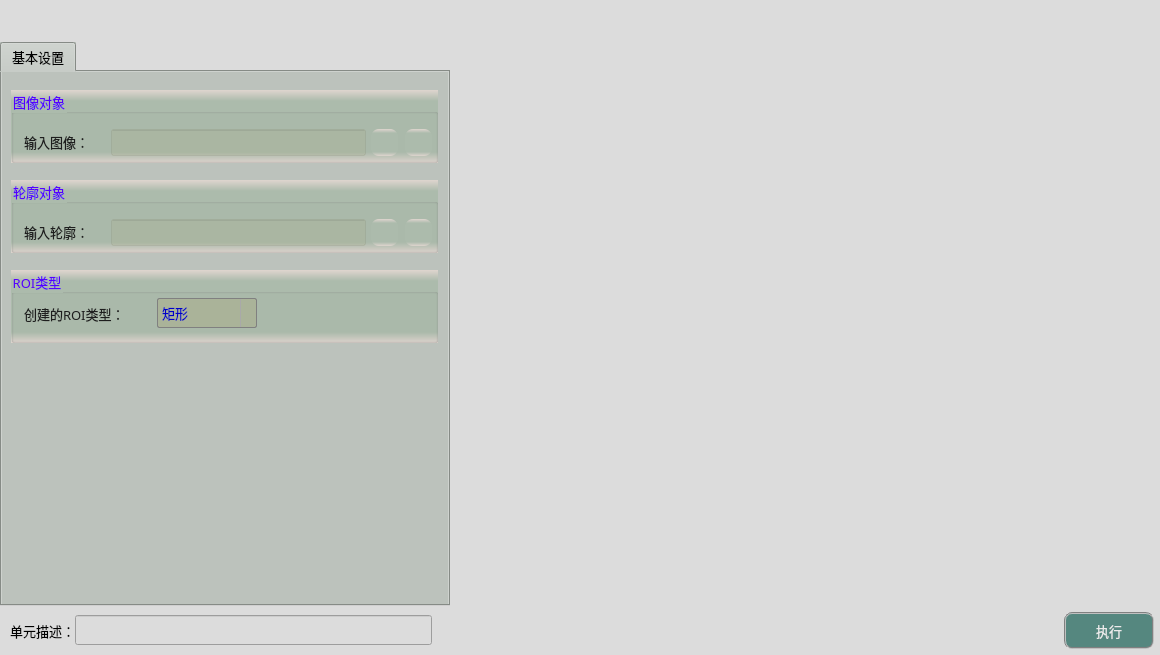
<?xml version="1.0" encoding="UTF-8"?>
<ui version="4.0">
 <class>frmCreateRoiClass</class>
 <widget class="QDialog" name="frmCreateRoiClass">
  <property name="geometry">
   <rect>
    <x>0</x>
    <y>0</y>
    <width>1160</width>
    <height>655</height>
   </rect>
  </property>
  <property name="sizePolicy">
   <sizepolicy hsizetype="Fixed" vsizetype="Fixed">
    <horstretch>0</horstretch>
    <verstretch>0</verstretch>
   </sizepolicy>
  </property>
  <property name="minimumSize">
   <size>
    <width>1160</width>
    <height>655</height>
   </size>
  </property>
  <property name="maximumSize">
   <size>
    <width>1160</width>
    <height>655</height>
   </size>
  </property>
  <property name="windowTitle">
   <string>创建ROI</string>
  </property>
  <property name="styleSheet">
   <string notr="true">background-color: rgb(220, 220, 220);</string>
  </property>
  <layout class="QGridLayout" name="gridLayout">
   <property name="leftMargin">
    <number>0</number>
   </property>
   <property name="topMargin">
    <number>0</number>
   </property>
   <property name="rightMargin">
    <number>0</number>
   </property>
   <property name="bottomMargin">
    <number>0</number>
   </property>
   <property name="spacing">
    <number>1</number>
   </property>
   <item row="1" column="2">
    <layout class="QGridLayout" name="imageLayout">
     <property name="spacing">
      <number>1</number>
     </property>
    </layout>
   </item>
   <item row="2" column="0">
    <spacer name="verticalSpacer_4">
     <property name="orientation">
      <enum>Qt::Vertical</enum>
     </property>
     <property name="sizeType">
      <enum>QSizePolicy::Fixed</enum>
     </property>
     <property name="sizeHint" stdset="0">
      <size>
       <width>20</width>
       <height>5</height>
      </size>
     </property>
    </spacer>
   </item>
   <item row="0" column="2">
    <spacer name="verticalSpacer">
     <property name="orientation">
      <enum>Qt::Vertical</enum>
     </property>
     <property name="sizeType">
      <enum>QSizePolicy::Fixed</enum>
     </property>
     <property name="sizeHint" stdset="0">
      <size>
       <width>20</width>
       <height>42</height>
      </size>
     </property>
    </spacer>
   </item>
   <item row="1" column="0">
    <widget class="QTabWidget" name="tabWidget">
     <property name="sizePolicy">
      <sizepolicy hsizetype="Fixed" vsizetype="Expanding">
       <horstretch>0</horstretch>
       <verstretch>0</verstretch>
      </sizepolicy>
     </property>
     <property name="minimumSize">
      <size>
       <width>450</width>
       <height>550</height>
      </size>
     </property>
     <property name="maximumSize">
      <size>
       <width>16777215</width>
       <height>16777215</height>
      </size>
     </property>
     <property name="font">
      <font>
       <family>微软雅黑</family>
       <pointsize>10</pointsize>
      </font>
     </property>
     <property name="styleSheet">
      <string notr="true">background-color: #bcc2bc;</string>
     </property>
     <property name="currentIndex">
      <number>0</number>
     </property>
     <widget class="QWidget" name="tab">
      <attribute name="title">
       <string>基本设置</string>
      </attribute>
      <widget class="QGroupBox" name="groupC1">
       <property name="geometry">
        <rect>
         <x>9</x>
         <y>18</y>
         <width>427</width>
         <height>73</height>
        </rect>
       </property>
       <property name="font">
        <font>
         <family>微软雅黑</family>
         <pointsize>10</pointsize>
        </font>
       </property>
       <property name="styleSheet">
        <string notr="true">background-color: qlineargradient(x1:0, y1:0, x2:0, y2:1, stop:0 #dfd5cf, stop: 0.15 #acbbac, stop: 0.85 #acbbac,stop:1 #dfd5cf);
color: rgb(85, 0, 255);</string>
       </property>
       <property name="title">
        <string>图像对象</string>
       </property>
       <widget class="QLabel" name="label_4">
        <property name="geometry">
         <rect>
          <x>13</x>
          <y>42</y>
          <width>79</width>
          <height>19</height>
         </rect>
        </property>
        <property name="font">
         <font>
          <family>微软雅黑</family>
          <pointsize>10</pointsize>
         </font>
        </property>
        <property name="styleSheet">
         <string notr="true">color: rgb(30, 30, 30);
background: transparent;</string>
        </property>
        <property name="text">
         <string>输入图像：</string>
        </property>
       </widget>
       <widget class="QLineEdit" name="txtLinkImage">
        <property name="geometry">
         <rect>
          <x>100</x>
          <y>39</y>
          <width>255</width>
          <height>27</height>
         </rect>
        </property>
        <property name="font">
         <font>
          <family>微软雅黑</family>
          <pointsize>10</pointsize>
         </font>
        </property>
        <property name="styleSheet">
         <string notr="true">color: rgb(0, 0, 200);
background-color: rgba(170, 170, 127,50);</string>
        </property>
        <property name="alignment">
         <set>Qt::AlignCenter</set>
        </property>
        <property name="readOnly">
         <bool>true</bool>
        </property>
       </widget>
       <widget class="QPushButton" name="btnLinkImage">
        <property name="geometry">
         <rect>
          <x>360</x>
          <y>39</y>
          <width>27</width>
          <height>27</height>
         </rect>
        </property>
        <property name="toolTip">
         <string>链接图像</string>
        </property>
        <property name="styleSheet">
         <string notr="true">QWidget{ border:none;border-radius: 8px;padding: 2px 4px;}
QPushButton:hover{ background-color: rgba(85, 150, 127, 100);}
QPushButton:pressed{background-color: rgba(85, 180, 127, 160);}</string>
        </property>
        <property name="text">
         <string/>
        </property>
        <property name="icon">
         <iconset resource="sub_res.qrc">
          <normaloff>:/resource/link.png</normaloff>:/resource/link.png</iconset>
        </property>
        <property name="iconSize">
         <size>
          <width>27</width>
          <height>27</height>
         </size>
        </property>
       </widget>
       <widget class="QPushButton" name="btnDelLinkImage">
        <property name="geometry">
         <rect>
          <x>394</x>
          <y>39</y>
          <width>27</width>
          <height>27</height>
         </rect>
        </property>
        <property name="toolTip">
         <string>删除图像链接</string>
        </property>
        <property name="styleSheet">
         <string notr="true">QWidget{ border:none;border-radius: 8px;padding: 2px 4px;}
QPushButton:hover{ background-color: rgba(226, 142, 162, 100);}
QPushButton:pressed{background-color: rgba(226, 172, 162, 200);}</string>
        </property>
        <property name="text">
         <string/>
        </property>
        <property name="icon">
         <iconset resource="sub_res.qrc">
          <normaloff>:/resource/del_link.png</normaloff>:/resource/del_link.png</iconset>
        </property>
        <property name="iconSize">
         <size>
          <width>27</width>
          <height>27</height>
         </size>
        </property>
       </widget>
      </widget>
      <widget class="QGroupBox" name="groupC3">
       <property name="geometry">
        <rect>
         <x>9</x>
         <y>198</y>
         <width>427</width>
         <height>73</height>
        </rect>
       </property>
       <property name="font">
        <font>
         <family>微软雅黑</family>
         <pointsize>10</pointsize>
        </font>
       </property>
       <property name="styleSheet">
        <string notr="true">background-color: qlineargradient(x1:0, y1:0, x2:0, y2:1, stop:0 #dfd5cf, stop: 0.15 #acbbac, stop: 0.85 #acbbac,stop:1 #dfd5cf);
color: rgb(85, 0, 255);</string>
       </property>
       <property name="title">
        <string>ROI类型</string>
       </property>
       <widget class="QLabel" name="label_5">
        <property name="geometry">
         <rect>
          <x>13</x>
          <y>34</y>
          <width>133</width>
          <height>19</height>
         </rect>
        </property>
        <property name="font">
         <font>
          <family>微软雅黑</family>
          <pointsize>10</pointsize>
          <weight>50</weight>
          <bold>false</bold>
         </font>
        </property>
        <property name="styleSheet">
         <string notr="true">color: rgb(30, 30, 30);
background: transparent;</string>
        </property>
        <property name="text">
         <string>创建的ROI类型：</string>
        </property>
       </widget>
       <widget class="QComboBox" name="comboType">
        <property name="geometry">
         <rect>
          <x>146</x>
          <y>28</y>
          <width>100</width>
          <height>30</height>
         </rect>
        </property>
        <property name="sizePolicy">
         <sizepolicy hsizetype="Fixed" vsizetype="Fixed">
          <horstretch>0</horstretch>
          <verstretch>0</verstretch>
         </sizepolicy>
        </property>
        <property name="minimumSize">
         <size>
          <width>100</width>
          <height>30</height>
         </size>
        </property>
        <property name="maximumSize">
         <size>
          <width>100</width>
          <height>16777215</height>
         </size>
        </property>
        <property name="font">
         <font>
          <family>微软雅黑</family>
          <pointsize>10</pointsize>
         </font>
        </property>
        <property name="styleSheet">
         <string notr="true">QComboBox {
    border: 1px solid gray;
    border-radius: 2px;    
    color: rgb(0, 0, 200);
	background-color: rgba(170, 170, 127,100);
}
QComboBox::drop-down {
    subcontrol-origin: padding;
    subcontrol-position: top right;
    width: 15px; 
    border-left-width: 1px;
    border-left-color: darkgray;
    border-left-style: solid;
    border-top-right-radius: 3px;
    border-bottom-right-radius: 3px;
}

QComboBox::down-arrow {
    image: url(:/resource/down.png);
} 
QComboBox::down-arrow:on {
    top: 1px;
    left: 1px;
}</string>
        </property>
        <property name="sizeAdjustPolicy">
         <enum>QComboBox::AdjustToContents</enum>
        </property>
        <item>
         <property name="text">
          <string>矩形</string>
         </property>
        </item>
        <item>
         <property name="text">
          <string>旋转矩形</string>
         </property>
        </item>
       </widget>
      </widget>
      <widget class="QGroupBox" name="groupC2">
       <property name="geometry">
        <rect>
         <x>9</x>
         <y>108</y>
         <width>427</width>
         <height>73</height>
        </rect>
       </property>
       <property name="font">
        <font>
         <family>微软雅黑</family>
         <pointsize>10</pointsize>
        </font>
       </property>
       <property name="styleSheet">
        <string notr="true">background-color: qlineargradient(x1:0, y1:0, x2:0, y2:1, stop:0 #dfd5cf, stop: 0.15 #acbbac, stop: 0.85 #acbbac,stop:1 #dfd5cf);
color: rgb(85, 0, 255);</string>
       </property>
       <property name="title">
        <string>轮廓对象</string>
       </property>
       <widget class="QLabel" name="label_6">
        <property name="geometry">
         <rect>
          <x>13</x>
          <y>42</y>
          <width>79</width>
          <height>19</height>
         </rect>
        </property>
        <property name="font">
         <font>
          <family>微软雅黑</family>
          <pointsize>10</pointsize>
         </font>
        </property>
        <property name="styleSheet">
         <string notr="true">color: rgb(30, 30, 30);
background: transparent;</string>
        </property>
        <property name="text">
         <string>输入轮廓：</string>
        </property>
       </widget>
       <widget class="QLineEdit" name="txtLinkContour">
        <property name="geometry">
         <rect>
          <x>100</x>
          <y>39</y>
          <width>255</width>
          <height>27</height>
         </rect>
        </property>
        <property name="font">
         <font>
          <family>微软雅黑</family>
          <pointsize>10</pointsize>
         </font>
        </property>
        <property name="toolTip">
         <string>vector&lt;vector&lt;cv::Point&gt;&gt;类型</string>
        </property>
        <property name="styleSheet">
         <string notr="true">color: rgb(0, 0, 200);
background-color: rgba(170, 170, 127,50);</string>
        </property>
        <property name="alignment">
         <set>Qt::AlignCenter</set>
        </property>
        <property name="readOnly">
         <bool>true</bool>
        </property>
       </widget>
       <widget class="QPushButton" name="btnLinkContour">
        <property name="geometry">
         <rect>
          <x>360</x>
          <y>39</y>
          <width>27</width>
          <height>27</height>
         </rect>
        </property>
        <property name="toolTip">
         <string>链接图像</string>
        </property>
        <property name="styleSheet">
         <string notr="true">QWidget{ border:none;border-radius: 8px;padding: 2px 4px;}
QPushButton:hover{ background-color: rgba(85, 150, 127, 100);}
QPushButton:pressed{background-color: rgba(85, 180, 127, 160);}</string>
        </property>
        <property name="text">
         <string/>
        </property>
        <property name="icon">
         <iconset resource="sub_res.qrc">
          <normaloff>:/resource/link.png</normaloff>:/resource/link.png</iconset>
        </property>
        <property name="iconSize">
         <size>
          <width>27</width>
          <height>27</height>
         </size>
        </property>
       </widget>
       <widget class="QPushButton" name="btnDelLinkContour">
        <property name="geometry">
         <rect>
          <x>394</x>
          <y>39</y>
          <width>27</width>
          <height>27</height>
         </rect>
        </property>
        <property name="toolTip">
         <string>删除图像链接</string>
        </property>
        <property name="styleSheet">
         <string notr="true">QWidget{ border:none;border-radius: 8px;padding: 2px 4px;}
QPushButton:hover{ background-color: rgba(226, 142, 162, 100);}
QPushButton:pressed{background-color: rgba(226, 172, 162, 200);}</string>
        </property>
        <property name="text">
         <string/>
        </property>
        <property name="icon">
         <iconset resource="sub_res.qrc">
          <normaloff>:/resource/del_link.png</normaloff>:/resource/del_link.png</iconset>
        </property>
        <property name="iconSize">
         <size>
          <width>27</width>
          <height>27</height>
         </size>
        </property>
       </widget>
      </widget>
     </widget>
    </widget>
   </item>
   <item row="0" column="0">
    <spacer name="verticalSpacer_2">
     <property name="orientation">
      <enum>Qt::Vertical</enum>
     </property>
     <property name="sizeType">
      <enum>QSizePolicy::Fixed</enum>
     </property>
     <property name="sizeHint" stdset="0">
      <size>
       <width>20</width>
       <height>42</height>
      </size>
     </property>
    </spacer>
   </item>
   <item row="3" column="0" colspan="3">
    <layout class="QHBoxLayout" name="horizontalLayout">
     <property name="spacing">
      <number>0</number>
     </property>
     <property name="bottomMargin">
      <number>6</number>
     </property>
     <item>
      <spacer name="horizontalSpacer">
       <property name="orientation">
        <enum>Qt::Horizontal</enum>
       </property>
       <property name="sizeType">
        <enum>QSizePolicy::Fixed</enum>
       </property>
       <property name="sizeHint" stdset="0">
        <size>
         <width>10</width>
         <height>20</height>
        </size>
       </property>
      </spacer>
     </item>
     <item>
      <widget class="QLabel" name="label_3">
       <property name="sizePolicy">
        <sizepolicy hsizetype="Fixed" vsizetype="Fixed">
         <horstretch>0</horstretch>
         <verstretch>0</verstretch>
        </sizepolicy>
       </property>
       <property name="maximumSize">
        <size>
         <width>83</width>
         <height>25</height>
        </size>
       </property>
       <property name="font">
        <font>
         <family>微软雅黑</family>
         <pointsize>10</pointsize>
        </font>
       </property>
       <property name="styleSheet">
        <string notr="true">background-color: rgba(255, 255, 255, 0);</string>
       </property>
       <property name="text">
        <string>单元描述：</string>
       </property>
      </widget>
     </item>
     <item>
      <widget class="QLineEdit" name="txtDescribe">
       <property name="sizePolicy">
        <sizepolicy hsizetype="Fixed" vsizetype="Fixed">
         <horstretch>0</horstretch>
         <verstretch>0</verstretch>
        </sizepolicy>
       </property>
       <property name="minimumSize">
        <size>
         <width>357</width>
         <height>30</height>
        </size>
       </property>
       <property name="maximumSize">
        <size>
         <width>16777215</width>
         <height>30</height>
        </size>
       </property>
       <property name="font">
        <font>
         <family>微软雅黑</family>
         <pointsize>10</pointsize>
        </font>
       </property>
      </widget>
     </item>
     <item>
      <spacer name="horizontalSpacer_8">
       <property name="orientation">
        <enum>Qt::Horizontal</enum>
       </property>
       <property name="sizeHint" stdset="0">
        <size>
         <width>40</width>
         <height>20</height>
        </size>
       </property>
      </spacer>
     </item>
     <item>
      <widget class="QPushButton" name="btnExecute">
       <property name="minimumSize">
        <size>
         <width>90</width>
         <height>37</height>
        </size>
       </property>
       <property name="font">
        <font>
         <family>微软雅黑</family>
         <pointsize>10</pointsize>
        </font>
       </property>
       <property name="styleSheet">
        <string notr="true">QWidget{ background-color: rgb(85, 135, 127);}
QWidget{ color: rgb(235, 235, 235);}
QWidget{ border: 2px groove gray;border-radius: 8px;padding: 2px 4px;}
QPushButton:hover{ background-color: rgb(85, 155, 127);}
QPushButton:pressed{background-color: rgb(85, 175, 127);}</string>
       </property>
       <property name="text">
        <string>执行</string>
       </property>
      </widget>
     </item>
     <item>
      <spacer name="horizontalSpacer_2">
       <property name="orientation">
        <enum>Qt::Horizontal</enum>
       </property>
       <property name="sizeType">
        <enum>QSizePolicy::Fixed</enum>
       </property>
       <property name="sizeHint" stdset="0">
        <size>
         <width>6</width>
         <height>20</height>
        </size>
       </property>
      </spacer>
     </item>
    </layout>
   </item>
   <item row="1" column="1">
    <spacer name="horizontalSpacer_3">
     <property name="orientation">
      <enum>Qt::Horizontal</enum>
     </property>
     <property name="sizeType">
      <enum>QSizePolicy::Fixed</enum>
     </property>
     <property name="sizeHint" stdset="0">
      <size>
       <width>3</width>
       <height>20</height>
      </size>
     </property>
    </spacer>
   </item>
  </layout>
 </widget>
 <layoutdefault spacing="6" margin="11"/>
 <resources>
  <include location="sub_res.qrc"/>
  <include location="sub_res.qrc"/>
 </resources>
 <connections/>
</ui>
